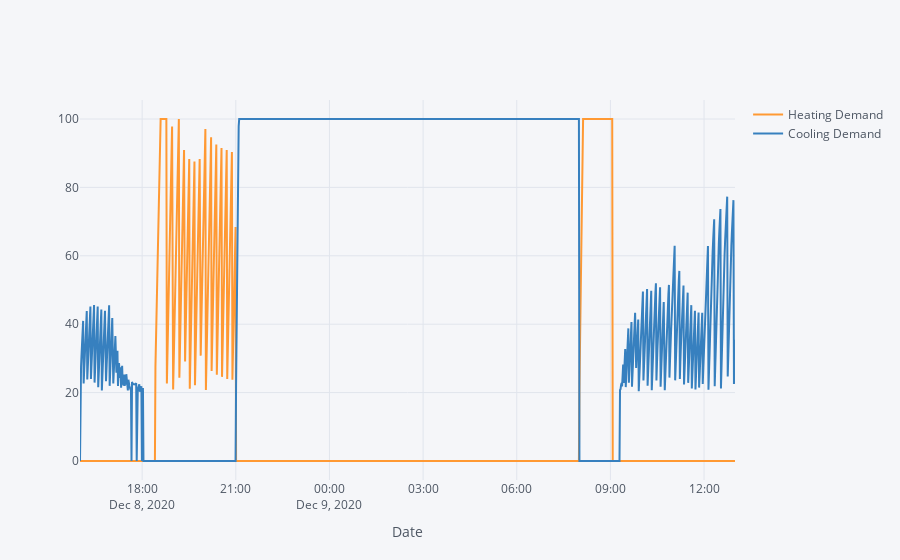

Notebook cell for this chart:
### Code cell
linear.loc[ : , ['Heating Demand', 'Cooling Demand']].iplot(width = 2, xTitle='Date')

### Figure 1 — Plotly figure (JSON) as saved in the notebook; plotly's stock layout.template omitted (floating-point values rounded to 4 significant figures; data arrays with more than 128 entries replaced by an {"elided": "..."} marker saying what was removed)
{"data": [{"line": {"color": "rgba(255, 153, 51, 1.0)", "dash": "solid", "shape": "linear", "width": 2}, "mode": "lines", "name": "Heating Demand", "text": "", "type": "scatter", "x": {"elided": "1192 str values"}, "y": {"elided": "1192 float values"}}, {"line": {"color": "rgba(55, 128, 191, 1.0)", "dash": "solid", "shape": "linear", "width": 2}, "mode": "lines", "name": "Cooling Demand", "text": "", "type": "scatter", "x": {"elided": "1192 str values"}, "y": {"elided": "1192 float values"}}], "layout": {"legend": {"bgcolor": "#F5F6F9", "font": {"color": "#4D5663"}}, "paper_bgcolor": "#F5F6F9", "plot_bgcolor": "#F5F6F9", "title": {"font": {"color": "#4D5663"}}, "xaxis": {"gridcolor": "#E1E5ED", "showgrid": true, "tickfont": {"color": "#4D5663"}, "title": {"font": {"color": "#4D5663"}, "text": "Date"}, "zerolinecolor": "#E1E5ED"}, "yaxis": {"gridcolor": "#E1E5ED", "showgrid": true, "tickfont": {"color": "#4D5663"}, "title": {"font": {"color": "#4D5663"}, "text": ""}, "zerolinecolor": "#E1E5ED"}}}
